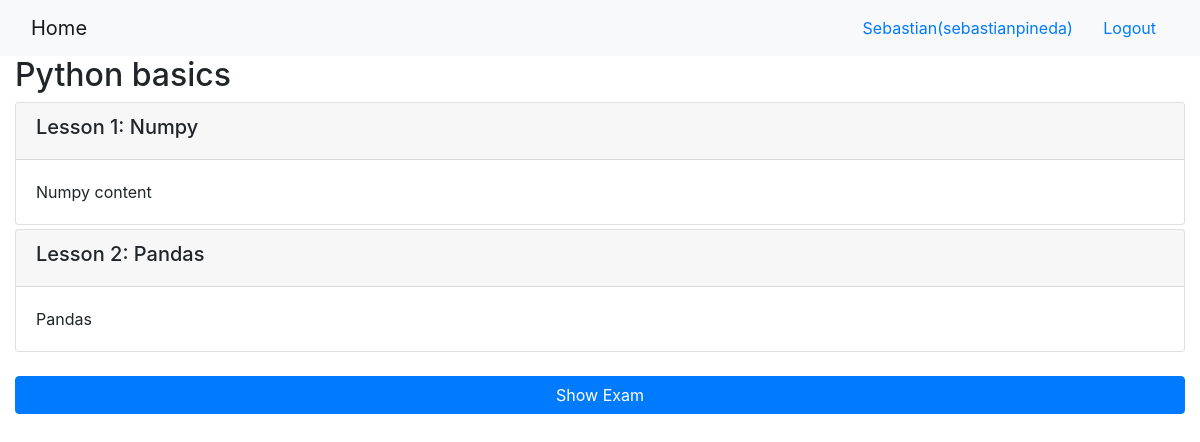
/onlinecourse/1/ (signed in), run on an earlier commit of the app's database.
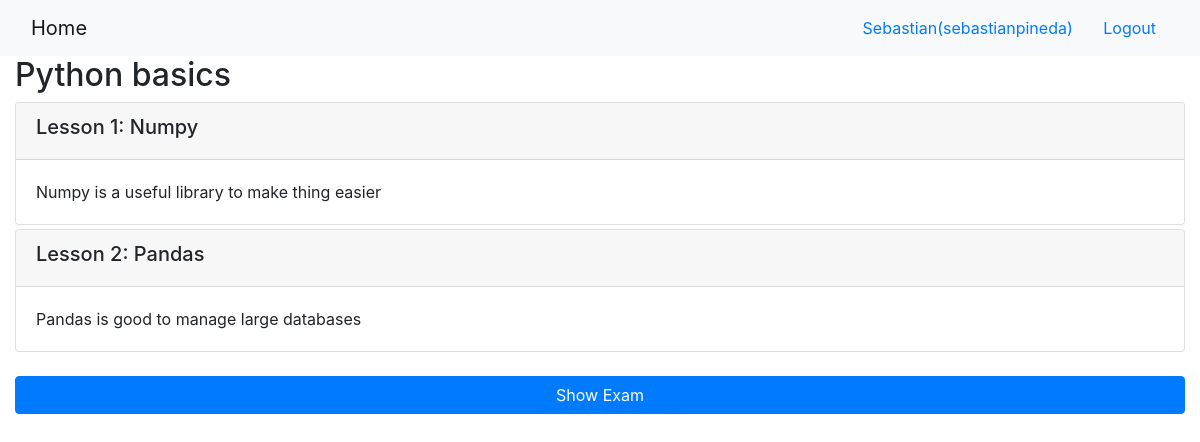
And on a later commit of the database.
### onlinecourse/models.py (models this page shows)
class Lesson(models.Model):
    title = models.CharField(max_length=200, default="title")
    order = models.IntegerField(default=0)
    course = models.ForeignKey(Course, on_delete=models.CASCADE)
    content = models.TextField()

### onlinecourse/views.py (the view)
# urls.py: path('<int:pk>/', views.CourseDetailView.as_view(), name='course_details'),
class CourseDetailView(generic.DetailView):
    model = Course
    template_name = 'onlinecourse/course_detail_bootstrap.html'

### onlinecourse/templates/onlinecourse/course_detail_bootstrap.html (shortened to what this page needs)
<!DOCTYPE html>
<html lang="en">
<head>
     {% load static %}
    <link rel="stylesheet" href="https://maxcdn.bootstrapcdn.com/bootstrap/4.5.2/css/bootstrap.min.css">
</head>
<body>
    <nav class="navbar navbar-light bg-light">
        <div class="container-fluid">
            <div class="navbar-header">
                  <a class="navbar-brand" href="{% url 'onlinecourse:index' %}">Home</a>
            </div>
            <ul class="nav navbar-nav navbar-right">
                {% if user.is_authenticated %}
                <li>
                    <a class="btn btn-link" href="#">{{ user.first_name }}({{ user.username }})</a>
                    <a class="btn btn-link" href="{% url 'onlinecourse:logout' %}">Logout</a>
                </li>
                {% endif %}
            </ul>
        </div>
    </nav>
    <div class="container-fluid">
            <h2>{{ course.name }}</h2>
            <div class="card-columns-vertical">
                {% for lesson in course.lesson_set.all %}
                    <div class="card mt-1">
                        <div class="card-header"><h5>Lesson {{lesson.order|add:1}}: {{lesson.title}}</h5></div>
                        <div class="card-body">{{lesson.content}}</div>
                    </div>
                {% endfor %}
            </div>
            <br>
            {% if user.is_authenticated %}
                <button type="button" class =  "btn btn-primary btn-block" data-toggle="collapse" data-target="#exam">Show Exam</button>
                <br>
                {% else %}
                <button type="button" class =  "btn btn-primary btn-block" disabled>Show Exam (You have to be authenticated to take the exam)</button>
            {%endif%}
    </div>
</body>
</html>

What changed in the data, as far as the page shows it:
changed Lesson "Numpy": content "Numpy content" → "Numpy is a useful library to make thing easier"
changed Lesson "Pandas": content "Pandas" → "Pandas is good to manage large databases"
